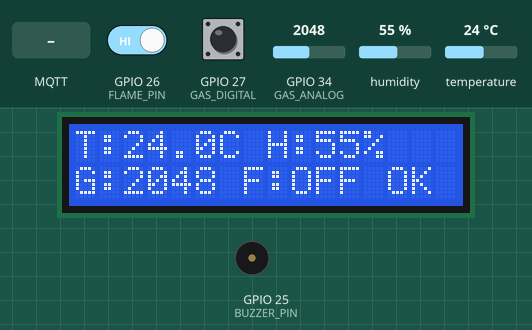
A sketch run on a simulated ESP32. On the bench: 16×2 character LCD, buzzer (waves = sounding, pin HIGH). The inputs (shaded band) are chosen by the test bench; at power-on: GPIO 26 (FLAME_PIN) HIGH, humidity 55 %, GPIO 34 (GAS_ANALOG) = 2048, GPIO 27 (GAS_DIGITAL) HIGH, temperature 24 °C (analog values on the 0–4095 scale). WiFi joins after 1.5 s; servers stay silent unless stated; no MQTT or app messages arrive unless stated; what the sketch prints to the serial monitor is not drawn.

Above: at 3.6 s.
3.7 s: MQTT message "BUZZER_ON" arrives on the second subscribed topic
At 6.0 s:
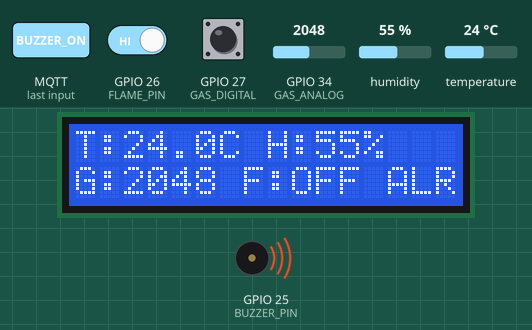
9.8 s: GPIO 26 (FLAME_PIN) driven LOW
At 11.0 s:
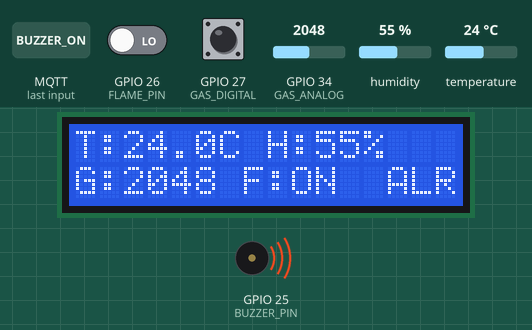
11.3 s: humidity set to 22 %
At 14.2 s:
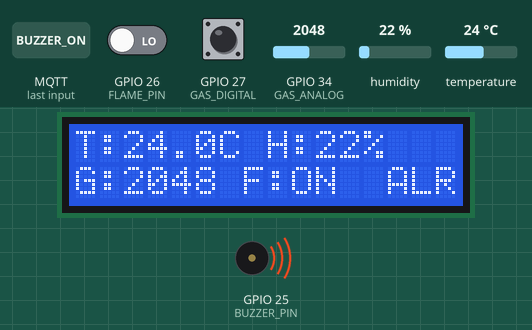
14.5 s: GPIO 26 (FLAME_PIN) driven HIGH
At 15.0 s:
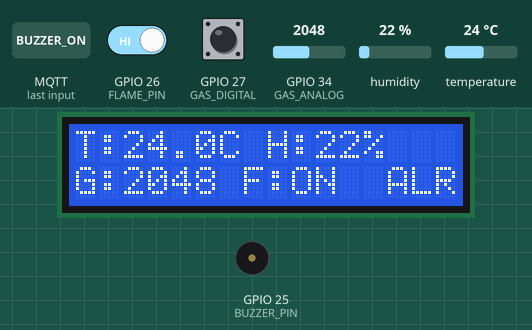
16.6 s: MQTT message "BUZZER_OFF" arrives on the second subscribed topic
At 22.0 s:
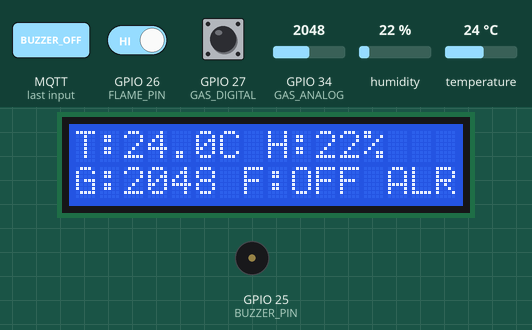
22.7 s: GPIO 34 (GAS_ANALOG) set to 4020
At 24.4 s:
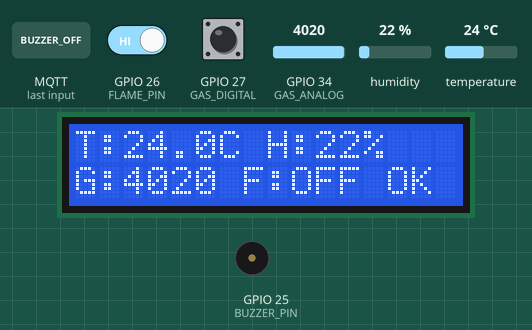
25.0 s: GPIO 34 (GAS_ANALOG) set to 4095
Timing chart, 0 to 28.0 s (numbered marks = the images above; inputs shaded):
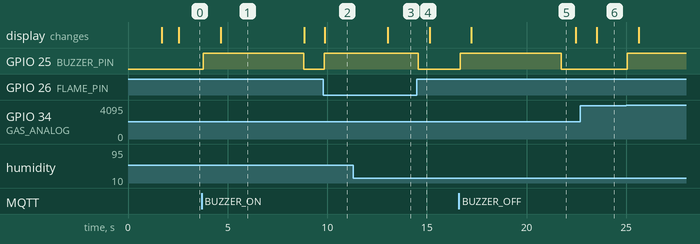

Measured:
- after the input at 3.7 s, GPIO 25 (BUZZER_PIN): LOW → HIGH after 0.09 s, → LOW 5.0 s later; the display: changes after 0.94 s (image 1)
- after the input at 9.8 s, GPIO 25 (BUZZER_PIN): LOW → HIGH after 0.05 s; the display: changes after 0.08 s (image 2)
- after the input at 11.3 s, the display: changes after 1.7 s (image 3)
- after the input at 14.5 s, GPIO 25 (BUZZER_PIN): HIGH → LOW after 0.07 s
- after the input at 16.6 s, GPIO 25 (BUZZER_PIN): LOW → HIGH after 0.07 s, → LOW 5.1 s later; the display: changes after 0.63 s (image 5)
- after the input at 22.7 s, the display: changes after 0.82 s (image 6)
- after the input at 25.0 s, GPIO 25 (BUZZER_PIN): LOW → HIGH after 0.06 s

The sketch:

esp32_devkit_mqtt.ino
```cpp
#include <WiFi.h>
#include <PubSubClient.h>
#include <Wire.h>
#include <LiquidCrystal_I2C.h>
#include "DHT.h"

// ===== PIN =====
#define SDA_PIN        21
#define SCL_PIN        22
#define DHTPIN         23
#define DHTTYPE        DHT11        // ganti ke DHT22 jika sensornya DHT22
#define GAS_ANALOG     34           // ADC1
#define GAS_DIGITAL    27           // DO gas (aktif LOW)
#define FLAME_PIN      26           // DO flame (aktif LOW)
#define BUZZER_PIN     25

// ===== WiFi =====
const char* WIFI_SSID = "RedmiNote13";
const char* WIFI_PASS = "naufal.453";

// ===== MQTT =====
IPAddress MQTT_HOST_IP(13, 213, 57, 228);
const uint16_t MQTT_PORT = 1883;
const char* MQTT_USER = "zaks";
const char* MQTT_PASS = "engganngodinginginmcu";

// Topik lama (tetap dipakai)
const char* TOPIC_PUB = "nimak/deteksi-api/telemetry";
const char* TOPIC_SUB = "nimak/deteksi-api/cmd";

// Topik tambahan (baru)
const char* TOPIC_EVENT = "lab/zaks/event";
const char* TOPIC_LOG   = "lab/zaks/log";
const char* TOPIC_LWT   = "lab/zaks/status";
const char* TOPIC_ALERT = "lab/zaks/alert";  // ⭐ Alert dari YOLO

// ===== LCD & DHT =====
LiquidCrystal_I2C lcd(0x27, 16, 2);
DHT dht(DHTPIN, DHTTYPE);

// ===== MQTT client =====
WiFiClient net;
PubSubClient mqtt(net);

// ===== State =====
int  GAS_THRESHOLD = 4095;
bool forceAlarm    = false;     // Bisa dari command ATAU dari YOLO alert
bool prevFlame     = false;     // Deteksi edge OFF->ON

unsigned long lastPub  = 0;
const unsigned long PUB_MS = 30000;   // Publish tiap 30 detik
unsigned long lastLcd  = 0;

float lastT = NAN, lastH = NAN;       // Cache nilai sah terakhir
unsigned long lastDht = 0;
const unsigned long DHT_PERIOD_MS = (DHTTYPE == DHT11) ? 1000UL : 2000UL;

// Timer untuk auto-off buzzer dari YOLO alert
unsigned long yoloAlarmTime = 0;
const unsigned long YOLO_ALARM_DURATION = 5000;  // 5 detik

// ==== Util ====
String chipIdString() {
  uint64_t id = ESP.getEfuseMac();
  char buf[17];
  snprintf(buf, sizeof(buf), "%04X%08X", (uint16_t)(id>>32), (uint32_t)id);
  return String(buf);
}

void lcdPrint2(const char* l1, const char* l2) {
  char top[17], bot[17];
  snprintf(top, sizeof(top), "%-16s", l1);
  snprintf(bot, sizeof(bot), "%-16s", l2);
  lcd.setCursor(0,0); lcd.print(top);
  lcd.setCursor(0,1); lcd.print(bot);
}

void onMqttMsg(char* topic, byte* payload, unsigned int len) {
  String msg; msg.reserve(len);
  for (unsigned int i=0; i<len; i++) msg += (char)payload[i];
  Serial.printf("[MQTT] %s => %s\n", topic, msg.c_str());

  // ⭐ HANDLE ALERT DARI YOLO (lab/zaks/alert)
  if (strcmp(topic, TOPIC_ALERT) == 0) {
    Serial.println("[🔥 YOLO ALERT] Fire detected by camera! Activating buzzer...");
    forceAlarm = true;
    yoloAlarmTime = millis();  // Set timer untuk auto-off

    // Publish confirmation
    char conf[80];
    snprintf(conf, sizeof(conf), "{\"event\":\"yolo_alarm_received\",\"id\":\"%s\"}",
             chipIdString().c_str());
    mqtt.publish(TOPIC_EVENT, conf, false);

    return;  // Exit early
  }

  // HANDLE COMMAND LAMA (nimak/deteksi-api/cmd)
  if (msg.equalsIgnoreCase("BUZZER_ON")) {
    forceAlarm = true;
    yoloAlarmTime = 0;  // Disable auto-off
  }
  else if (msg.equalsIgnoreCase("BUZZER_OFF")) {
    forceAlarm = false;
    yoloAlarmTime = 0;
  }
  else if (msg.startsWith("THR=")) {
    GAS_THRESHOLD = msg.substring(4).toInt();
    Serial.printf("[MQTT] THR -> %d\n", GAS_THRESHOLD);
    char ebuf[64];
    snprintf(ebuf, sizeof(ebuf), "{\"event\":\"thr_update\",\"thr\":%d}", GAS_THRESHOLD);
    mqtt.publish(TOPIC_EVENT, ebuf, false);
  }
}

void wifiConnect() {
  if (WiFi.status() == WL_CONNECTED) return;
  Serial.printf("WiFi connect to %s ...\n", WIFI_SSID);
  WiFi.mode(WIFI_STA);
  WiFi.begin(WIFI_SSID, WIFI_PASS);
  while (WiFi.status() != WL_CONNECTED) {
    delay(250);
    Serial.print(".");
  }
  Serial.printf("\nWiFi OK, IP: %s\n", WiFi.localIP().toString().c_str());
}

void mqttConnect() {
  mqtt.setServer(MQTT_HOST_IP, MQTT_PORT);
  mqtt.setCallback(onMqttMsg);
  mqtt.setKeepAlive(30);
  mqtt.setBufferSize(512);

  while (!mqtt.connected()) {
    String cid = "esp32-" + chipIdString();
    Serial.printf("MQTT connect %s ...\n", cid.c_str());
    const char* willTopic = TOPIC_LWT;
    const char* willMsg   = "{\"status\":\"offline\"}";

    if (mqtt.connect(cid.c_str(), MQTT_USER, MQTT_PASS, willTopic, 1, true, willMsg)) {
      Serial.println("MQTT OK");

      // ⭐ Subscribe ke semua topic yang diperlukan
      mqtt.subscribe(TOPIC_SUB);    // Command lama
      mqtt.subscribe(TOPIC_ALERT);  // ⭐ Alert dari YOLO (PENTING!)

      mqtt.publish(TOPIC_LWT, "{\"status\":\"online\"}", true);  // Retained
      mqtt.publish(TOPIC_EVENT, "{\"event\":\"boot\",\"status\":\"online\"}", false);

      Serial.println("✅ Subscribed to:");
      Serial.printf("   - %s (commands)\n", TOPIC_SUB);
      Serial.printf("   - %s (YOLO alerts)\n", TOPIC_ALERT);
    } else {
      Serial.printf("MQTT rc=%d, retry...\n", mqtt.state());
      delay(1000);
    }
  }
}

void setup() {
  Serial.begin(115200);
  Serial.println("\n\n🔥 ESP32 DevKit Fire Detection + YOLO MQTT");
  Serial.println("============================================");

  // LCD I2C
  Wire.begin(SDA_PIN, SCL_PIN);
  Wire.setClock(100000);
  lcd.init();
  lcd.backlight();
  lcdPrint2("Booting...", "WiFi init");

  // Sensor
  dht.begin();
  pinMode(GAS_DIGITAL, INPUT_PULLUP);  // Aktif LOW
  pinMode(FLAME_PIN,   INPUT_PULLUP);  // Aktif LOW
  pinMode(BUZZER_PIN,  OUTPUT);
  digitalWrite(BUZZER_PIN, LOW);

  analogReadResolution(12);
  analogSetPinAttenuation(GAS_ANALOG, ADC_11db);

  // Net
  wifiConnect();
  mqttConnect();

  lcd.clear();
  lcdPrint2("WiFi+MQTT OK", WiFi.localIP().toString().c_str());
  delay(800);

  Serial.println("✅ Setup complete!");
  Serial.println("Waiting for fire detection...\n");
}

void loop() {
  if (WiFi.status() != WL_CONNECTED) wifiConnect();
  if (!mqtt.connected()) mqttConnect();
  mqtt.loop();

  // ==== Auto-off YOLO alarm setelah 5 detik ====
  if (forceAlarm && yoloAlarmTime > 0) {
    if (millis() - yoloAlarmTime >= YOLO_ALARM_DURATION) {
      forceAlarm = false;
      yoloAlarmTime = 0;
      Serial.println("[YOLO ALARM] Auto-off after 5 seconds");
      mqtt.publish(TOPIC_EVENT, "{\"event\":\"yolo_alarm_auto_off\"}", false);
    }
  }

  // ==== DHT (rate-limit + cache) ====
  if (millis() - lastDht >= DHT_PERIOD_MS) {
    lastDht = millis();
    float _h = dht.readHumidity();
    float _t = dht.readTemperature();
    if (!isnan(_h) && !isnan(_t)) {
      lastH = _h;
      lastT = _t;
    } else {
      Serial.println("[DHT] Read failed (keep last)");
    }
  }
  float h = lastH;
  float t = lastT;

  // ==== GAS & FLAME ====
  int   gasAnalog = analogRead(GAS_ANALOG);
  uint32_t gasMv  = analogReadMilliVolts(GAS_ANALOG);
  bool  gasTrig   = (digitalRead(GAS_DIGITAL) == LOW);
  bool  flameTrig = (digitalRead(FLAME_PIN)   == LOW);

  // ==== LOGIKA ALARM ====
  // Local fire: flame sensor OR gas threshold
  bool localFire = flameTrig || (gasAnalog >= GAS_THRESHOLD);

  // Total alarm: local fire OR force alarm (dari YOLO/command)
  bool fire = localFire || forceAlarm;

  digitalWrite(BUZZER_PIN, fire ? HIGH : LOW);

  // ==== ALERT sekali saat OFF -> ON (local flame) ====
  if (flameTrig && !prevFlame) {
    char abuf[220];
    char tbuf[8], hbuf[8];
    if (isnan(t)) snprintf(tbuf, sizeof(tbuf), "null");
    else dtostrf(t, 4, 1, tbuf);
    if (isnan(h)) snprintf(hbuf, sizeof(hbuf), "null");
    else dtostrf(h, 4, 1, hbuf);

    snprintf(abuf, sizeof(abuf),
      "{\"id\":\"%s\",\"src\":\"esp32_flame\",\"alert\":\"flame\",\"t\":%s,\"h\":%s,"
      "\"gasA\":%d,\"gasMv\":%lu}",
      chipIdString().c_str(), tbuf, hbuf, gasAnalog, (unsigned long)gasMv);

    mqtt.publish(TOPIC_ALERT, abuf, false);
    mqtt.publish(TOPIC_EVENT, "{\"event\":\"flame_on\"}", false);
    Serial.printf("[LOCAL ALERT] Flame detected!\n");
  }
  prevFlame = flameTrig;

  // ==== LCD (refresh tiap ~1 dtk) ====
  static unsigned long lastLcd = 0;
  if (millis() - lastLcd >= 1000) {
    lastLcd = millis();
    char l1[17], l2[17];

    if (isnan(t) || isnan(h))
      snprintf(l1, sizeof(l1), "T: --.-C H:--%%");
    else
      snprintf(l1, sizeof(l1), "T:%4.1fC H:%2.0f%%", t, h);

    // Tampilkan sumber alarm
    const char* alarmSrc = "";
    if (fire) {
      if (forceAlarm) alarmSrc = "YOL";  // YOLO alert
      else if (flameTrig) alarmSrc = "FLM";  // Flame sensor
      else alarmSrc = "GAS";  // Gas threshold
    }

    snprintf(l2, sizeof(l2), "G:%4d F:%s %s%s",
             gasAnalog,
             flameTrig ? "ON " : "OFF",
             fire ? "ALRM" : "OK  ",
             fire ? alarmSrc : "");

    lcdPrint2(l1, l2);
  }

  // ==== Telemetry tiap 30 detik ====
  if (millis() - lastPub >= PUB_MS) {
    lastPub = millis();

    char tbuf[8], hbuf[8];
    if (isnan(t)) snprintf(tbuf, sizeof(tbuf), "null");
    else dtostrf(t, 4, 1, tbuf);
    if (isnan(h)) snprintf(hbuf, sizeof(hbuf), "null");
    else dtostrf(h, 4, 1, hbuf);

    char payload[280];
    snprintf(payload, sizeof(payload),
      "{\"id\":\"%s\",\"t\":%s,\"h\":%s,\"gasA\":%d,\"gasMv\":%lu,"
      "\"gasD\":%s,\"flame\":%s,\"alarm\":%s,\"forceAlarm\":%s}",
      chipIdString().c_str(),
      tbuf, hbuf,
      gasAnalog, (unsigned long)gasMv,
      gasTrig ? "true" : "false",
      flameTrig ? "true" : "false",
      fire ? "true" : "false",
      forceAlarm ? "true" : "false");

    mqtt.publish(TOPIC_PUB, payload);   // Telemetry utama
    mqtt.publish(TOPIC_LOG, payload);   // Duplikat ke log
    Serial.printf("[PUB] %s\n", payload);
  }

  delay(100);  // Tetap responsif untuk mqtt.loop()
}
```
